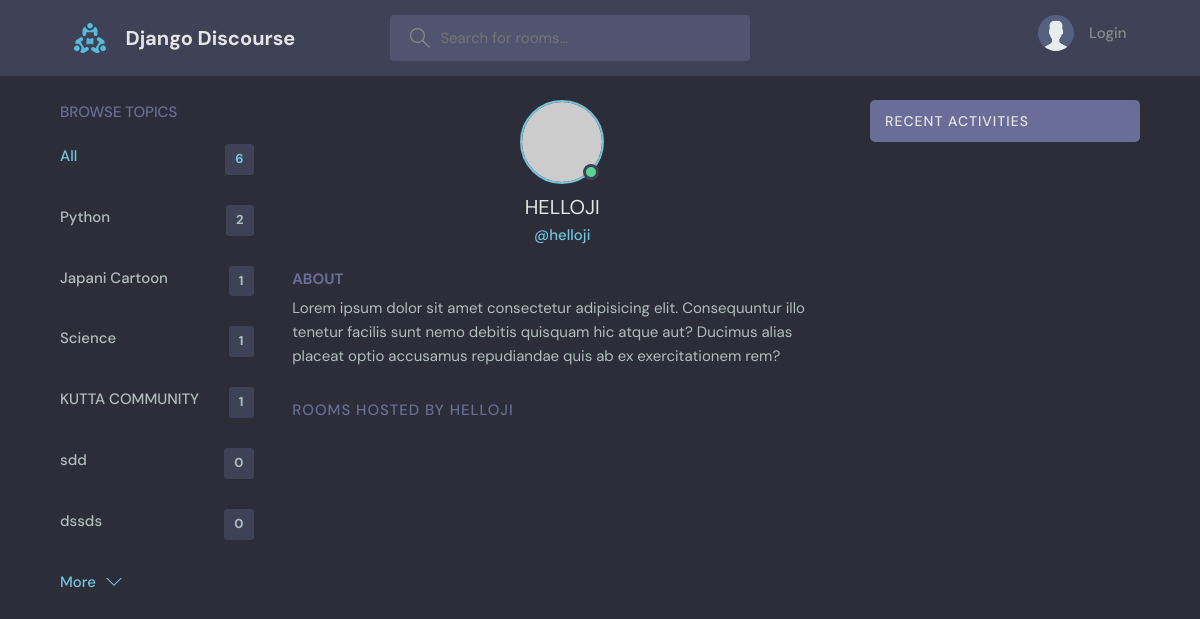
Page /userprofile/3 on the committed database.
### chat/models.py (models this page shows)
class Topic(models.Model):
    topic = models.CharField(max_length=200)
    def __str__(self):
        return self.topic

### chat/views.py (the view)
# urls.py: path('userprofile/<str:pk>',views.userProfile,name="userprofile"),
def userProfile(request,pk):
    user = User.objects.get(id=pk)
    rooms = user.room_set.all()
    chats = user.message_set.all()
    topics = Topic.objects.all()
    context = {'user' : user,'rooms' : rooms,'chats' : chats,'topics' : topics}
    return render(request,'chat/profile.html',context)

### chat/templates/chat/profile.html (shortened to what this page needs)
{% extends "base.html" %}
{% block content %}
  <main class="profile-page layout layout--3">
    <div class="container">
      {% include 'chat/topics_components.html' %}
      <div class="roomList">
        <div class="profile">
          <div class="profile__avatar">
            <div class="avatar avatar--large active">
              <img src="https://randomuser.me/api/portraits/men/11.jpg" />
            </div>
          </div>
          <div class="profile__info">
            <h3 style="text-transform: uppercase;">{{user.username}}</h3>
            <p>@{{user.username}}</p>
          </div>
          <div class="profile__about">
            <h3>About</h3>
            <p>
              Lorem ipsum dolor sit amet consectetur adipisicing elit. Consequuntur illo tenetur
              facilis sunt nemo debitis quisquam hic atque aut? Ducimus alias placeat optio
              accusamus repudiandae quis ab ex exercitationem rem?
            </p>
          </div>
        </div>
        <div class="roomList__header">
          <div>
            <h2>Rooms Hosted by {{user.username}}</a>
            </h2>
          </div>
        </div>
      </div>
        {% include 'chat/activity_components.html' %}
    </div>
  </main>
{% endblock %}

### chat/templates/chat/topics_components.html
<div class="topics">
    <div class="topics__header">
      <h2>Browse Topics</h2>
    </div>
    <ul class="topics__list">
      <li>
        <a href="{% url 'home' %}" class="active">All<span>{{topics.count}}</span></a>
      </li>
      {% for topic in topics %}
      <li>
        <a href="{% url 'home' %}?q={{topic}}">{{topic}}<span>{{topic.room_set.all.count}}</span></a>
      </li>
      {% endfor %}
    </ul>
    <a class="btn btn--link" href="{% url 'home' %}">
      More
      <svg
        version="1.1"
        xmlns="http://www.w3.org/2000/svg"
        width="32"
        height="32"
        viewBox="0 0 32 32"
      >
        <title>chevron-down</title>
        <path d="M16 21l-13-13h-3l16 16 16-16h-3l-13 13z"></path>
      </svg>
    </a>
  </div>

### static/styles/style.css (style rules this page uses)
:root { --color-main: #71c6dd; --color-main-light: #e1f6fb; --color-dark: #3f4156; --color-dark-medium: #51546e; --color-dark-light: #696d97; --color-light: #e5e5e5; --color-gray: #8b8b8b; --color-light-gray: #b2bdbd; --color-bg: #2d2d39; --color-success: #5dd693; --color-error: #fc4b0b; }
* { font-family: "DM Sans", -apple-system, BlinkMacSystemFont, "Segoe UI", Roboto, Oxygen, Ubuntu, Cantarell, "Open Sans", "Helvetica Neue", sans-serif; margin: 0; padding: 0; box-sizing: border-box; text-rendering: optimizeLegibility; font-size: inherit; }
html { font-size: 56.25%; }
@media only screen and (min-width: 1200px) { html { font-size: 62.5%; } }
body { line-height: 1.6; font-weight: 400; font-size: 1.5rem; color: var(--color-light-gray); background-color: var(--color-bg); min-height: 100vh; }
img { width: 100%; }
a { display: inline-block; color: var(--color-main); text-decoration: none; }
.container { max-width: 120rem; width: 90%; margin: auto; }
.btn { background-color: transparent; border: none; display: inline-flex; align-items: center; gap: 1rem; cursor: pointer; transition: all ease-in-out 0.3s; padding: 1rem 2rem; border-radius: 5px; box-shadow: 1px 1px 3px 1px rgba(0, 0, 0, 0.15); font-weight: 500; }
.btn--link { border-radius: 0; padding: 0; color: var(--color-main); box-shadow: none; }
.btn > svg { fill: currentColor; width: 1.6rem; height: 1.6rem; }
.avatar { position: relative; display: inline-block; border-radius: 50%; border: 2px solid var(--color-main); }
.avatar img { display: block; border-radius: 50%; object-fit: cover; object-position: center; }
.avatar::after { content: ""; display: block; position: absolute; background-color: var(--color-gray); z-index: 111; border-radius: 50%; border: 0.3rem solid var(--color-dark); }
.avatar.active::after { background-color: var(--color-success); }
.avatar.avatar--large img { display: block; width: 8rem; height: 8rem; border-radius: 50%; }
.avatar.avatar--large:after { width: 1rem; height: 1rem; bottom: 2px; right: 3.5px; }
.layout { margin-top: 2.4rem; }
.layout > .container { display: flex; justify-content: space-between; align-items: flex-start; }
.layout--3 > .container > div:first-child { flex-basis: 18%; max-width: 22.5rem; }
.layout--3 > .container > div:nth-child(2) { flex-basis: 50%; }
.topics__header { margin-bottom: 2rem; }
.topics__header h2 { text-transform: uppercase; font-weight: 500; color: var(--color-dark-light); }
.topics__list { list-style: none; }
.topics__list li a { display: flex; justify-content: space-between; margin-bottom: 3rem; font-weight: 500; color: var(--color-light-gray); transition: all 0.3s ease-in-out; }
.topics__list li a.active, .topics__list li a:hover { color: var(--color-main); }
.topics__list li a span { padding: 0.5rem 1rem; background-color: var(--color-dark); border-radius: 3px; font-size: 1.3rem; font-weight: 700; letter-spacing: 1px; }
.roomList__header { display: flex; justify-content: space-between; align-items: center; margin-bottom: 2.4rem; }
.roomList__header h2 { text-transform: uppercase; font-weight: 500; color: var(--color-light); letter-spacing: 1px; }
.profile { margin-bottom: 3rem; }
.profile__avatar { text-align: center; }
.profile__info { text-align: center; }
.profile__info h3 { font-size: 2rem; color: var(--color-light); font-weight: 400; }
.profile__info p { color: var(--color-main); font-weight: 500; margin-bottom: 1rem; }
.profile__about { margin-top: 2rem; }
.profile__about h3 { text-transform: uppercase; color: var(--color-dark-light); margin-bottom: 0.5rem; }
.profile-page .roomList__header { margin-bottom: 1.5rem; }
.profile-page .roomList__header h2 { color: var(--color-dark-light); }

### rows in the picture
Topic: topic "Python", room_set.all.count "2"
Topic: topic "Japani Cartoon", room_set.all.count "1"
Topic: topic "Science", room_set.all.count "1"
Topic: topic "KUTTA COMMUNITY", room_set.all.count "1"
Topic: topic "sdd", room_set.all.count "0"
Topic: topic "dssds", room_set.all.count "0"

### other values in the picture
{{ topics.count }} "6"
{{ user.username }} "HELLOJI"
{{ user.username }} "helloji"
